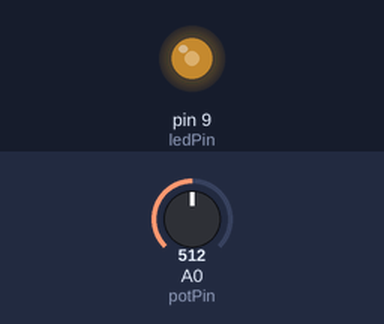
Simulated run of this sketch. Board: Arduino Uno, built with avr-gcc and run on an emulated ATmega328P. On the bench: output pins drawn as LEDs (lit = HIGH). The test bench sets the inputs (shaded band); at power-on: A0 (potPin) = 512.

Above: at 1.2 s.
1.3 s: A0 (potPin) set to 716
At 2.2 s:
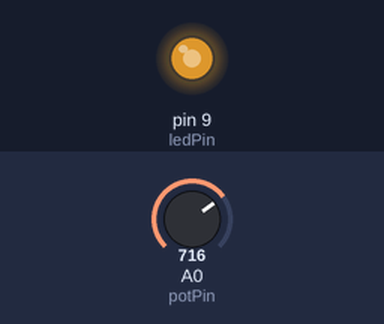
2.8 s: A0 (potPin) set to 900
At 3.6 s:
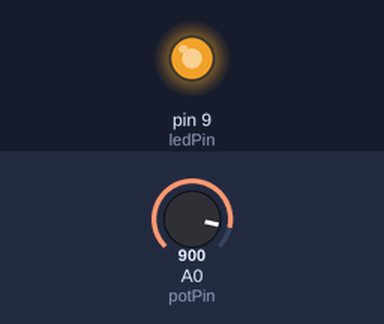
4.3 s: A0 (potPin) set to 122
At 5.5 s:
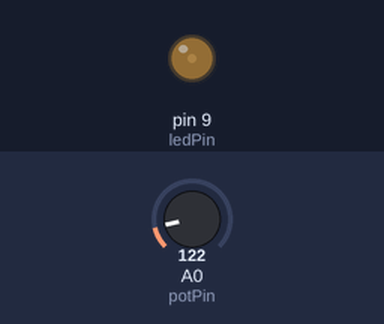
5.8 s: A0 (potPin) set to 0
At 7.0 s:
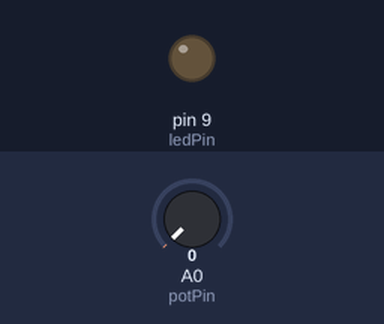
7.3 s: A0 (potPin) set to 511
At 8.1 s:
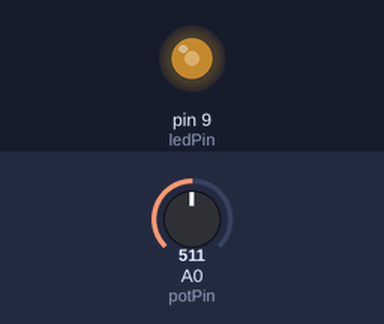
Timing chart, 0 to 9.8 s (numbered marks = the images above; inputs shaded):
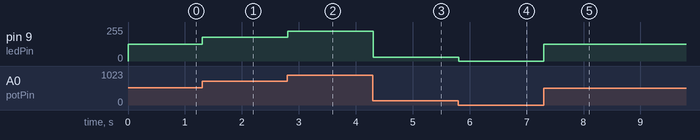

The sketch:

potblink.ino
```cpp
// Define pin connections
const int ledPin = 9;        // PWM pin connected to the LED
const int potPin = A0;       // Analog pin connected to the potentiometer

void setup() {
  // Initialize the LED pin as an output
  pinMode(ledPin, OUTPUT);
  // Initialize the potentiometer pin as an input (optional, handled by analogRead)
}

void loop() {
  // Read the potentiometer value (0 to 1023)
  int potValue = analogRead(potPin);

  // Map the potentiometer value to a range suitable for PWM (0 to 255)
  int pwmValue = map(potValue, 0, 1023, 0, 255);

  // Set the LED brightness using PWM
  analogWrite(ledPin, pwmValue);

  // Small delay to stabilize readings
  delay(10);
}
```

Measured:
- after the input at 1.3 s, pin 9 (ledPin): 127/255 → 178/255 at once
- after the input at 2.8 s, pin 9 (ledPin): 178/255 → 224/255 at once
- after the input at 4.3 s, pin 9 (ledPin): 224/255 → 30/255 at once
- after the input at 5.8 s, pin 9 (ledPin): 30/255 → 0/255 at once
- after the input at 7.3 s, pin 9 (ledPin): 0/255 → 127/255 at once
